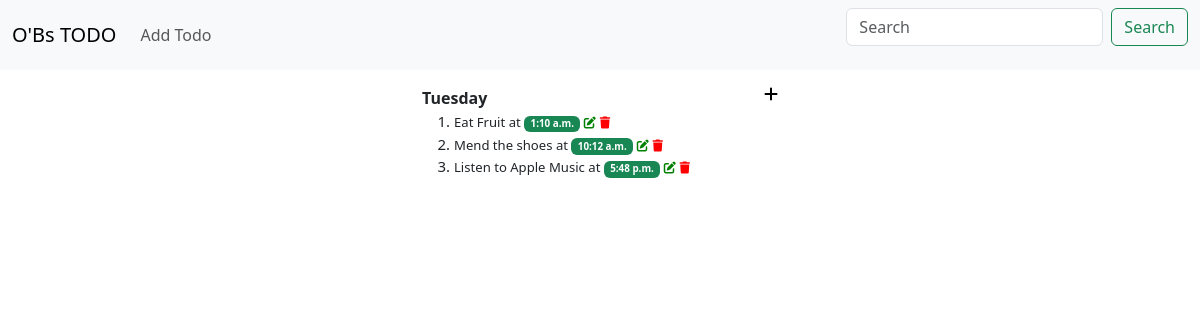
Page /todo/show/tuesday/ on the committed database.
### todo/models.py (models this page shows, shortened)
class Day(models.Model):
    DAYS_OF_WEEK = (
        ("monday", "Monday"),
        ("tuesday", "Tuesday"),
        ("wednesday", "Wednesday"),
        ("thursday", "Thursday"),
        ("friday", "Friday"),
        ("sartuday", "Sartuday"),
        ("sunday", "Sunday"),
    )
    day = models.CharField(max_length=200, choices=DAYS_OF_WEEK, unique=True)
    def __str__(self):
        return self.day

class Todo(models.Model):
    day = models.ForeignKey(Day, on_delete=models.CASCADE, related_name="todo")
    todo = models.CharField(max_length=200, blank=False)
    created = models.TimeField(auto_now=False, auto_now_add=False)
    class Meta:
        ordering = ("created",)

### todo/views.py (the view)
# urls.py: path("show/<str:weekday>/", views.show, name="show"),
def show(request, weekday):
    day = Day.objects.get(day=weekday)
    context = {"day": day}
    return render(request, "todo/show.html", context)

### todo/templates/todo/show.html (shortened to what this page needs)
{% extends "main.html" %}
{% block content %}
<div class="container">
  <div class="row">
    <div class="col-md-4 m-auto mt-3">
      <div>
        <span><strong>{{ day|title }}</strong></span>
        <span class="float-end" data-toggle="tooltip" data-placement="top" title="Add Todo Item">
          <a href="{% url "todo:daycreate" day %}"><i style="color: black" class="fa-solid fa-plus"></i></a>
        </span>
      </div>
      <ol style="font-size: 15px;">
        {% for todo in day.todo.all %}
        <li>
          <small>{{ todo.todo }} at
            <span class="badge bg-success">{{ todo.created }}</span>
          </small>
          <a href="{% url "todo:update" todo.id %}" style="text-decoration: none">
            <i class="fa-solid fa-pen-to-square" style="color: green;font-size: 12px"></i>
          </a>
          <a href="{% url "todo:destroy" todo.id %}" onclick="confirm('Are you sure you want to delete this item?')" style="text-decoration: none">
            <i class="fa-solid fa-trash" style="color: red;font-size: 12px"></i>
          </a>
        </li>
        {% endfor %}
      </ol>
    </div>
  </div>
</div>
{% endblock %}

### rows in the picture
Day: day "Tuesday"
Todo: todo "Eat Fruit", created "1:10 a.m."
Todo: todo "Mend the shoes", created "10:12 a.m."
Todo: todo "Listen to Apple Music", created "5:48 p.m."
